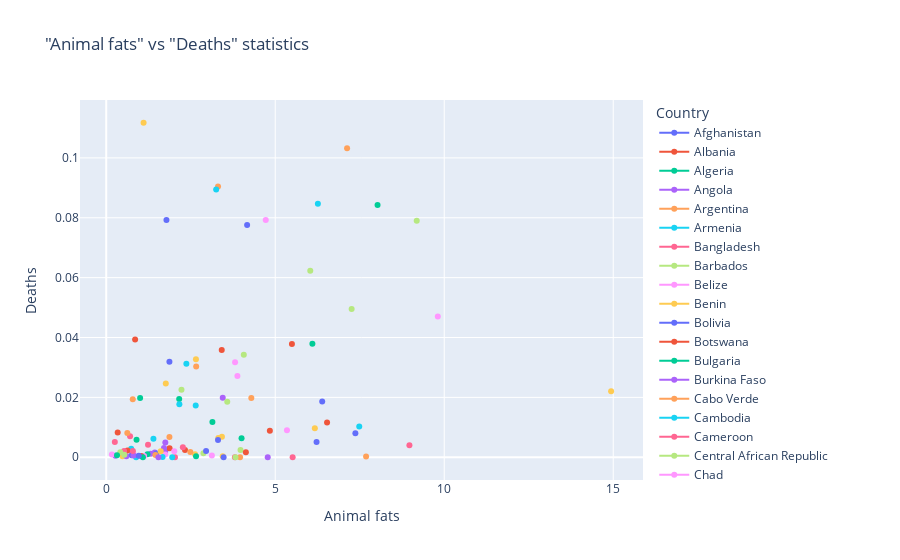

Here is the notebook cell this chart was saved with:
### Markdown cell above
Plot the "Animal fats" vs "Deaths" statistics

### Code cell
fig = px.line(df, x="Animal fats", y="Deaths", color="Country", title='"Animal fats" vs "Deaths" statistics')
fig.update_traces(mode="markers+lines")

fig.show()
